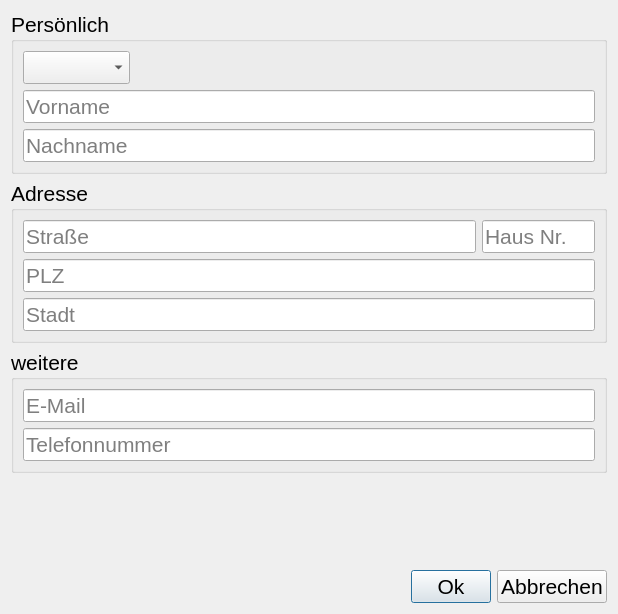
<?xml version="1.0" encoding="UTF-8"?>
<ui version="4.0">
 <class>NewCustomer</class>
 <widget class="QDialog" name="NewCustomer">
  <property name="windowModality">
   <enum>Qt::ApplicationModal</enum>
  </property>
  <property name="geometry">
   <rect>
    <x>0</x>
    <y>0</y>
    <width>618</width>
    <height>614</height>
   </rect>
  </property>
  <property name="windowTitle">
   <string>Neuer Kunde</string>
  </property>
  <property name="modal">
   <bool>true</bool>
  </property>
  <layout class="QVBoxLayout" name="verticalLayout_4">
   <item>
    <widget class="QGroupBox" name="groupBox">
     <property name="font">
      <font>
       <pointsize>16</pointsize>
      </font>
     </property>
     <property name="title">
      <string>Persönlich</string>
     </property>
     <layout class="QVBoxLayout" name="verticalLayout">
      <item>
       <layout class="QHBoxLayout" name="horizontalLayout_3">
        <item>
         <widget class="QComboBox" name="cbxTitle">
          <property name="font">
           <font>
            <pointsize>16</pointsize>
           </font>
          </property>
         </widget>
        </item>
        <item>
         <spacer name="horizontalSpacer_2">
          <property name="orientation">
           <enum>Qt::Horizontal</enum>
          </property>
          <property name="sizeHint" stdset="0">
           <size>
            <width>40</width>
            <height>20</height>
           </size>
          </property>
         </spacer>
        </item>
       </layout>
      </item>
      <item>
       <widget class="QLineEdit" name="txtFirstName">
        <property name="font">
         <font>
          <pointsize>16</pointsize>
         </font>
        </property>
        <property name="placeholderText">
         <string>Vorname</string>
        </property>
       </widget>
      </item>
      <item>
       <widget class="QLineEdit" name="txtLastName">
        <property name="font">
         <font>
          <pointsize>16</pointsize>
         </font>
        </property>
        <property name="placeholderText">
         <string>Nachname</string>
        </property>
       </widget>
      </item>
     </layout>
    </widget>
   </item>
   <item>
    <widget class="QGroupBox" name="groupBox_2">
     <property name="font">
      <font>
       <pointsize>16</pointsize>
      </font>
     </property>
     <property name="title">
      <string>Adresse</string>
     </property>
     <layout class="QVBoxLayout" name="verticalLayout_2">
      <item>
       <layout class="QHBoxLayout" name="horizontalLayout">
        <item>
         <widget class="QLineEdit" name="txtStreet">
          <property name="sizePolicy">
           <sizepolicy hsizetype="Expanding" vsizetype="Fixed">
            <horstretch>4</horstretch>
            <verstretch>0</verstretch>
           </sizepolicy>
          </property>
          <property name="font">
           <font>
            <pointsize>16</pointsize>
           </font>
          </property>
          <property name="placeholderText">
           <string>Straße</string>
          </property>
         </widget>
        </item>
        <item>
         <widget class="QLineEdit" name="txtNumber">
          <property name="sizePolicy">
           <sizepolicy hsizetype="Expanding" vsizetype="Fixed">
            <horstretch>1</horstretch>
            <verstretch>0</verstretch>
           </sizepolicy>
          </property>
          <property name="font">
           <font>
            <pointsize>16</pointsize>
           </font>
          </property>
          <property name="placeholderText">
           <string>Haus Nr.</string>
          </property>
         </widget>
        </item>
       </layout>
      </item>
      <item>
       <widget class="QLineEdit" name="txtZip">
        <property name="font">
         <font>
          <pointsize>16</pointsize>
         </font>
        </property>
        <property name="placeholderText">
         <string>PLZ</string>
        </property>
       </widget>
      </item>
      <item>
       <widget class="QLineEdit" name="txtCity">
        <property name="font">
         <font>
          <pointsize>16</pointsize>
         </font>
        </property>
        <property name="placeholderText">
         <string>Stadt</string>
        </property>
       </widget>
      </item>
     </layout>
    </widget>
   </item>
   <item>
    <widget class="QGroupBox" name="groupBox_3">
     <property name="font">
      <font>
       <pointsize>16</pointsize>
      </font>
     </property>
     <property name="title">
      <string>weitere</string>
     </property>
     <layout class="QVBoxLayout" name="verticalLayout_3">
      <item>
       <widget class="QLineEdit" name="txtEmail">
        <property name="font">
         <font>
          <pointsize>16</pointsize>
         </font>
        </property>
        <property name="placeholderText">
         <string>E-Mail</string>
        </property>
       </widget>
      </item>
      <item>
       <widget class="QLineEdit" name="txtPhone">
        <property name="font">
         <font>
          <pointsize>16</pointsize>
         </font>
        </property>
        <property name="placeholderText">
         <string>Telefonnummer</string>
        </property>
       </widget>
      </item>
     </layout>
    </widget>
   </item>
   <item>
    <spacer name="verticalSpacer">
     <property name="orientation">
      <enum>Qt::Vertical</enum>
     </property>
     <property name="sizeHint" stdset="0">
      <size>
       <width>20</width>
       <height>196</height>
      </size>
     </property>
    </spacer>
   </item>
   <item>
    <layout class="QHBoxLayout" name="horizontalLayout_2">
     <item>
      <spacer name="horizontalSpacer">
       <property name="orientation">
        <enum>Qt::Horizontal</enum>
       </property>
       <property name="sizeHint" stdset="0">
        <size>
         <width>40</width>
         <height>20</height>
        </size>
       </property>
      </spacer>
     </item>
     <item>
      <widget class="QPushButton" name="btnOk">
       <property name="font">
        <font>
         <pointsize>16</pointsize>
        </font>
       </property>
       <property name="text">
        <string>Ok</string>
       </property>
      </widget>
     </item>
     <item>
      <widget class="QPushButton" name="btnCancel">
       <property name="font">
        <font>
         <pointsize>16</pointsize>
        </font>
       </property>
       <property name="text">
        <string>Abbrechen</string>
       </property>
      </widget>
     </item>
    </layout>
   </item>
  </layout>
 </widget>
 <resources/>
 <connections/>
</ui>
